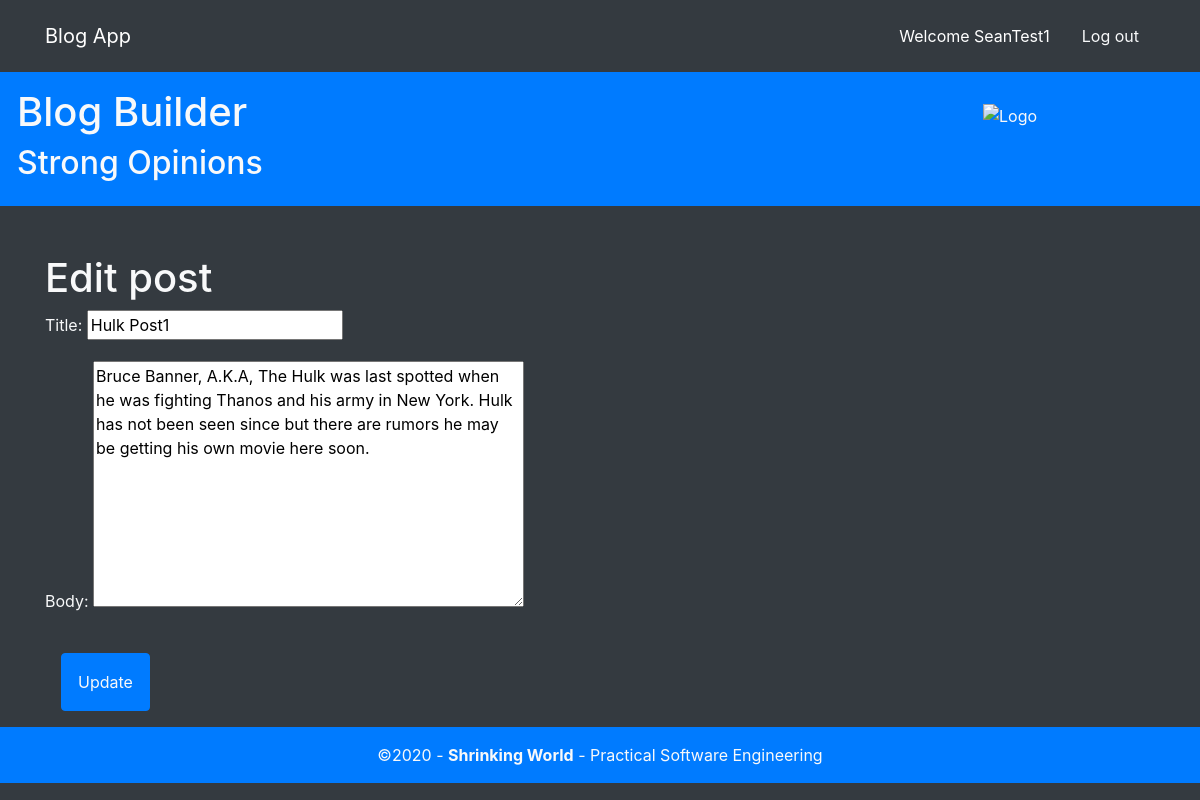
/post_list/post/2/edit/ (signed in), run on the app's committed database.
### blog/models.py (models this page shows, shortened)
class Post(models.Model):
    title = models.CharField(max_length=200)
    author = models.ForeignKey(
        'auth.User',
        on_delete=models.CASCADE,
    )
    body = models.TextField()

### blog/views.py (the view)
# urls.py: path('post/<int:pk>/edit/',     BlogUpdateView.as_view(),   name='post_edit'),
class BlogUpdateView(UpdateView):
    model = Post
    template_name = 'post_edit.html'
    fields = ['title', 'body']

### templates/post_edit.html
{% extends 'blog_theme.html' %}
{% block main %}
    <h1>Edit post</h1>
    <form action="" method="post">{% csrf_token %}
        {{ form.as_p }}
        <input type="submit" value="Update" class="btn btn-primary text-light p-3 m-3">
    </form>
{% endblock main %}

### templates/blog_theme.html (shortened to what this page needs)
{% load static %}
<!doctype html>
<html lang="en">
<head>
    <link rel="stylesheet" href="https://stackpath.bootstrapcdn.com/bootstrap/4.5.2/css/bootstrap.min.css">
</head>
<body class="bg-dark text-light">
    {% block content %}
        <nav class="navbar navbar-expand-sm navbar-dark bg-dark">
            <div class="container">
                <div class="collapse navbar-collapse" id="navbarCollapse">
                    <a href="{% url 'post_list' %}" class="navbar-brand">Blog App</a>
                    <ul class="navbar-nav ml-auto">
                        {% block user %}
                            {% if user.is_authenticated %}
                                <li class="nav-item active">
                                    <span class="nav-link p-2 m-2">Welcome {{ user.username }}</span>
                                </li>
                                <li class="nav-item">
                                    <a href="{% url 'logout' %}" class=" nav-link text-light p-2 m-2">
                                         Log out
                                    </a>
                                </li>
                            {% endif %}
                        {% endblock user %}
                    </ul>
                </div>
            </div>
        </nav>
        {% block header %}
        <header class="bg-primary p-3 mb-5">
            <div class="row media">
                <div class="media-body">
                    <h1><a href="/" class="text-light ml-3">Blog Builder</a></h1>
                    <h2 class="text-light ml-3">Strong Opinions</h2>
                </div>
                <img class="m-3 image-fluid image-circle" src="/static/images/SWS_Logo_200.jpg" alt="Logo" width="200">
            </div>
        </header>
        {% endblock header %}
        <main>
            <div class="container">
                {% block main %}{% endblock main %}
            </div>
        </main>
        {% block footer %}
        <footer class="bg-primary p-3 text-center text-light">
            &copy;2020 -
            <b><a href="https://shrinking-world.com" class="text-light">Shrinking World</a></b>
            - Practical Software Engineering
        </footer>
        {% endblock footer %}
    {% endblock content %}
</body>
</html>

### data on the page
Post: title "Hulk Post1", body "Bruce Banner, A.K.A, The Hulk was last spotted when he was fighting Thanos and his army in New York. Hulk has not been seen since but there are rumors he may be getting his own movie here soon."

### other printed values
{{ user.username }} "SeanTest1"
